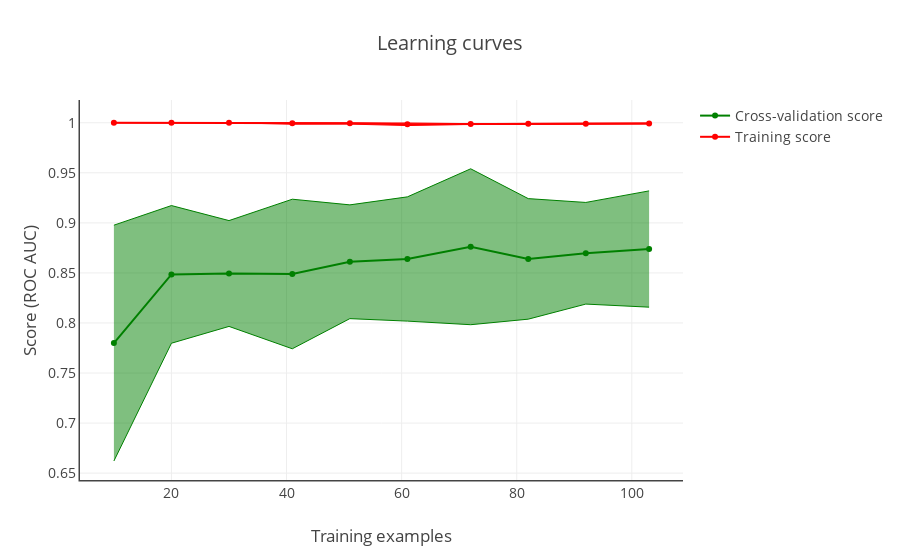

The notebook cell this image was saved under:
### Code cell
l = plot_learning_curve(
    estimator=final_model,
    X=X_train,
    y=y_train.ravel(),
    scoring=scoring,
    cv=5,
    train_sizes=np.linspace(.1, 1.0, 10))
py.iplot(l, filename='fatigue/learning_curve')

### Figure 1 — Plotly figure (JSON) as saved in the notebook; plotly's stock layout.template omitted (floating-point values rounded to 4 significant figures)
{"data": [{"marker": {"color": "red"}, "name": "Training score", "type": "scatter", "x": [10, 20, 30, 41, 51, 61, 72, 82, 92, 103], "y": [1, 1, 1, 0.9995, 0.9994, 0.9985, 0.9988, 0.9989, 0.9991, 0.9992]}, {"line": {"color": "red", "width": 1}, "mode": "lines", "showlegend": false, "type": "scatter", "x": [10, 20, 30, 41, 51, 61, 72, 82, 92, 103], "y": [1, 1, 1, 1.0, 1.0, 0.9998, 0.9991, 0.9995, 0.9994, 0.9997]}, {"fill": "tonexty", "line": {"color": "red", "width": 1}, "mode": "lines", "showlegend": false, "type": "scatter", "x": [10, 20, 30, 41, 51, 61, 72, 82, 92, 103], "y": [1, 1, 1, 0.9985, 0.9986, 0.9972, 0.9984, 0.9983, 0.9988, 0.9988]}, {"marker": {"color": "green"}, "name": "Cross-validation score", "type": "scatter", "x": [10, 20, 30, 41, 51, 61, 72, 82, 92, 103], "y": [0.7799, 0.8485, 0.8494, 0.8489, 0.8611, 0.8639, 0.8761, 0.864, 0.8696, 0.8739]}, {"line": {"color": "green", "width": 1}, "mode": "lines", "showlegend": false, "type": "scatter", "x": [10, 20, 30, 41, 51, 61, 72, 82, 92, 103], "y": [0.8977, 0.9173, 0.9023, 0.9236, 0.918, 0.926, 0.954, 0.9242, 0.9204, 0.9319]}, {"fill": "tonexty", "line": {"color": "green", "width": 1}, "mode": "lines", "showlegend": false, "type": "scatter", "x": [10, 20, 30, 41, 51, 61, 72, 82, 92, 103], "y": [0.6621, 0.7798, 0.7965, 0.7742, 0.8043, 0.8018, 0.7983, 0.8038, 0.8189, 0.8158]}], "layout": {"font": {"size": 14}, "hovermode": "closest", "title": "Learning curves", "xaxis": {"linewidth": 1.5, "showline": true, "title": "Training examples"}, "yaxis": {"linewidth": 1.5, "showline": true, "title": "Score (ROC AUC)"}}}
